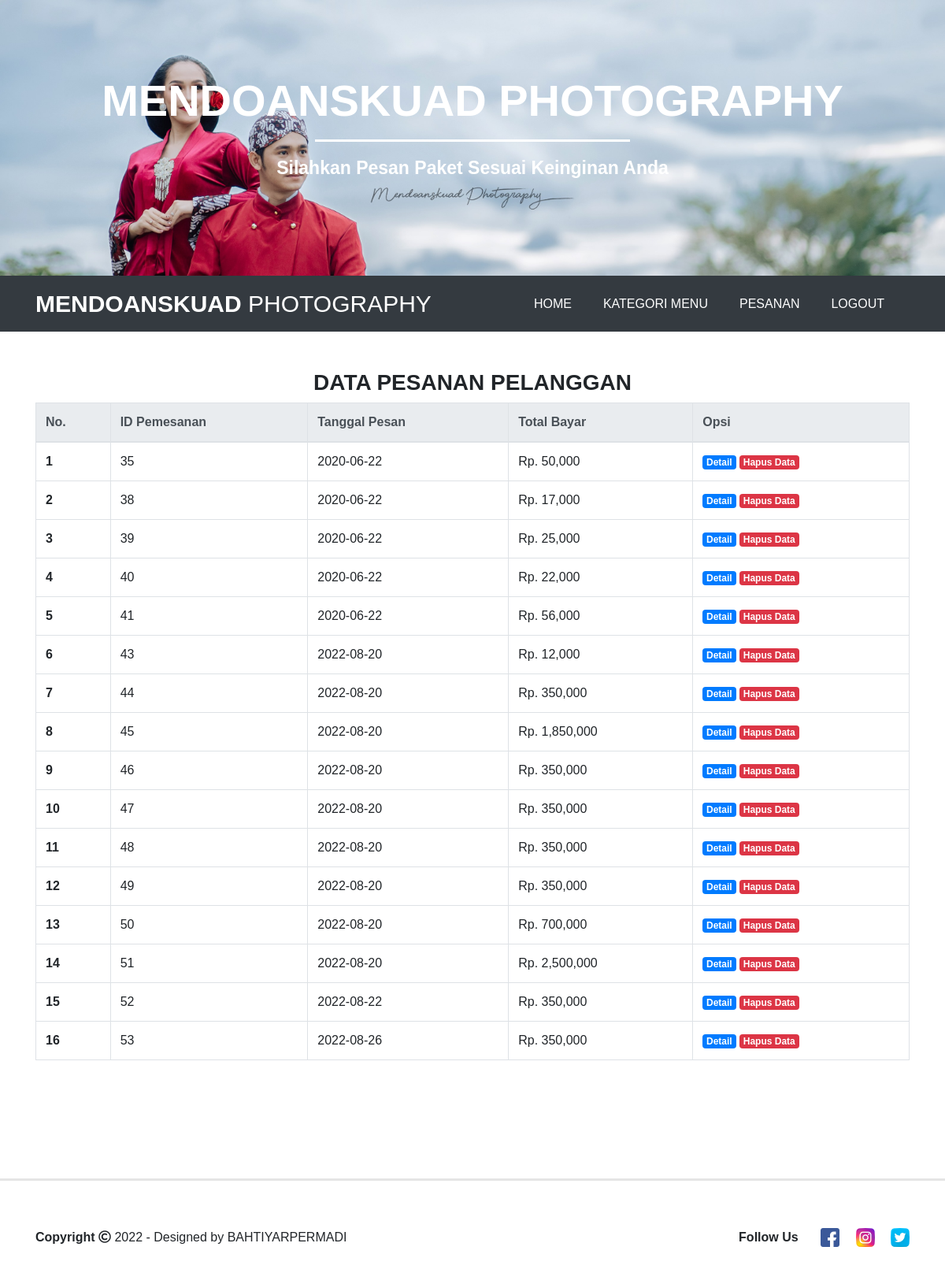
Screenshot of /admin/pesanan.php (signed in) with the database file from the repository.
### tables this page shows
CREATE TABLE `pemesanan` (
  `id_pemesanan` int(50) NOT NULL,
  `tanggal_pemesanan` date NOT NULL,
  `total_belanja` int(50) NOT NULL
);

### admin/pesanan.php (the view, shortened to what this page needs)
<?php include "header.php";
    include('../koneksi.php');
      if(!isset($_SESSION['login_user'])) {
        header("location: login.php");
      }else{
?>
    <div class="container">
      <div class="judul-pesanan mt-5">
        <h3 class="text-center font-weight-bold">DATA PESANAN PELANGGAN</h3>
      </div>
      <table class="table table-bordered" id="example">
        <thead class="thead-light">
          <tr>
            <th scope="col">No.</th>
            <th scope="col">ID Pemesanan</th>
            <th scope="col">Tanggal Pesan</th>
            <th scope="col">Total Bayar</th>
            <th scope="col">Opsi</th>
          </tr>
        </thead>
        <tbody>
          <?php $nomor=1; ?>
          <?php
            $ambil = mysqli_query($koneksi, 'SELECT * FROM pemesanan');
            $result = mysqli_fetch_all($ambil, MYSQLI_ASSOC);
          ?>
          <?php foreach($result as $result) : ?>
          <tr>
            <th scope="row"><?php echo $nomor; ?></th>
            <td><?php echo $result["id_pemesanan"]; ?></td>
            <td><?php echo $result["tanggal_pemesanan"]; ?></td>
            <td>Rp. <?php echo number_format($result["total_belanja"]); ?></td>
            <td>
              <a href="detail_pesanan.php?id=<?php echo $result['id_pemesanan'] ?>" class="badge badge-primary">Detail</a>
              <a href="clear_pesanan.php?id=<?php echo $result['id_pemesanan'] ?>" class="badge badge-danger">Hapus Data</a>
            </td>
          </tr>
          <?php $nomor++; ?>
          <?php endforeach; ?>
        </tbody>
      </table>
    </div>
<?php include "footer.php";
} ?>

### index.css (style rules this page uses)
html { scroll-behavior: smooth; }
body { font-family: sans-serif; font-size: 16px; }

### rows the page displays
pemesanan: id_pemesanan "35", tanggal_pemesanan "2020-06-22", total_belanja "50,000"
pemesanan: id_pemesanan "38", tanggal_pemesanan "2020-06-22", total_belanja "17,000"
pemesanan: id_pemesanan "39", tanggal_pemesanan "2020-06-22", total_belanja "25,000"
pemesanan: id_pemesanan "40", tanggal_pemesanan "2020-06-22", total_belanja "22,000"
pemesanan: id_pemesanan "41", tanggal_pemesanan "2020-06-22", total_belanja "56,000"
pemesanan: id_pemesanan "43", tanggal_pemesanan "2022-08-20", total_belanja "12,000"
pemesanan: id_pemesanan "44", tanggal_pemesanan "2022-08-20", total_belanja "350,000"
pemesanan: id_pemesanan "45", tanggal_pemesanan "2022-08-20", total_belanja "1,850,000"
pemesanan: id_pemesanan "46", tanggal_pemesanan "2022-08-20", total_belanja "350,000"
pemesanan: id_pemesanan "47", tanggal_pemesanan "2022-08-20", total_belanja "350,000"
pemesanan: id_pemesanan "48", tanggal_pemesanan "2022-08-20", total_belanja "350,000"
pemesanan: id_pemesanan "49", tanggal_pemesanan "2022-08-20", total_belanja "350,000"
pemesanan: id_pemesanan "50", tanggal_pemesanan "2022-08-20", total_belanja "700,000"
pemesanan: id_pemesanan "51", tanggal_pemesanan "2022-08-20", total_belanja "2,500,000"
pemesanan: id_pemesanan "52", tanggal_pemesanan "2022-08-22", total_belanja "350,000"
pemesanan: id_pemesanan "53", tanggal_pemesanan "2022-08-26", total_belanja "350,000"
